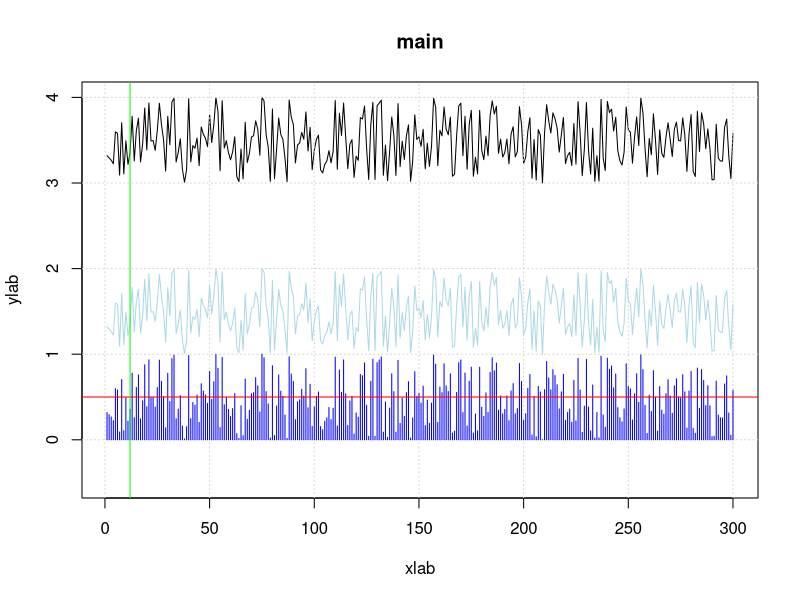
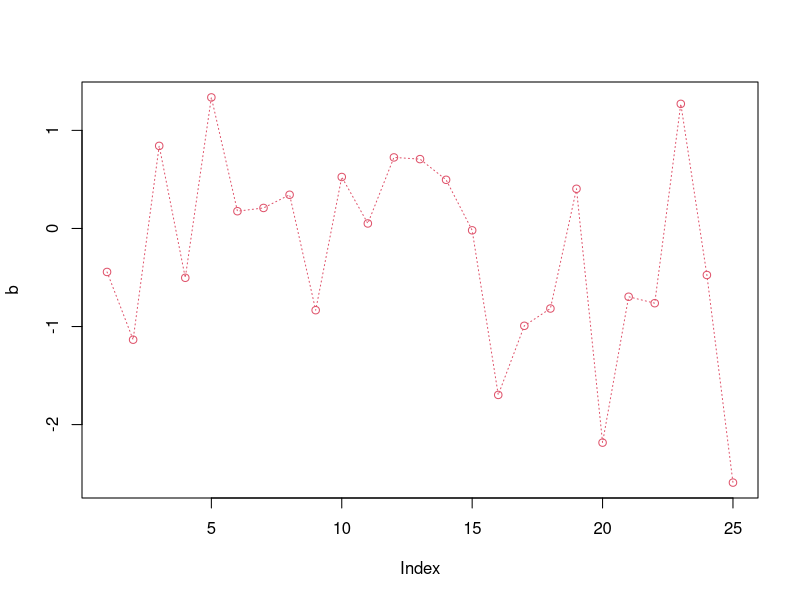
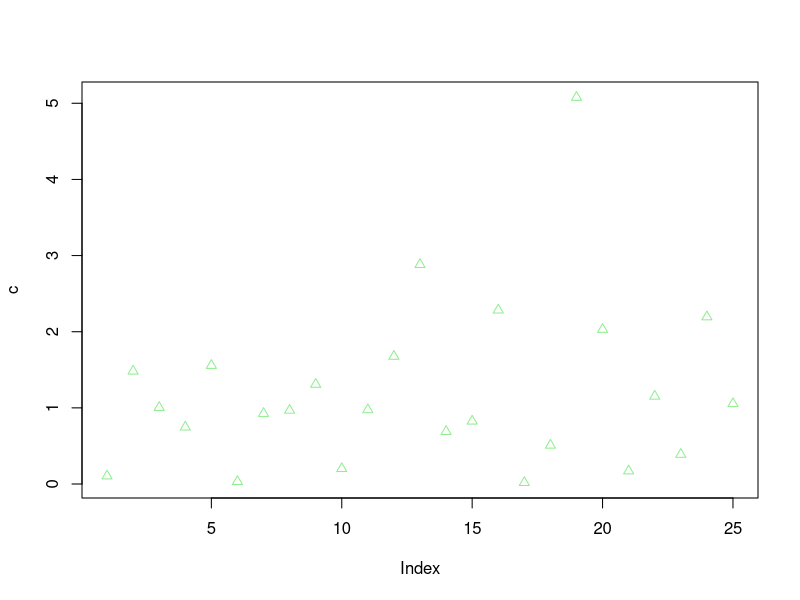
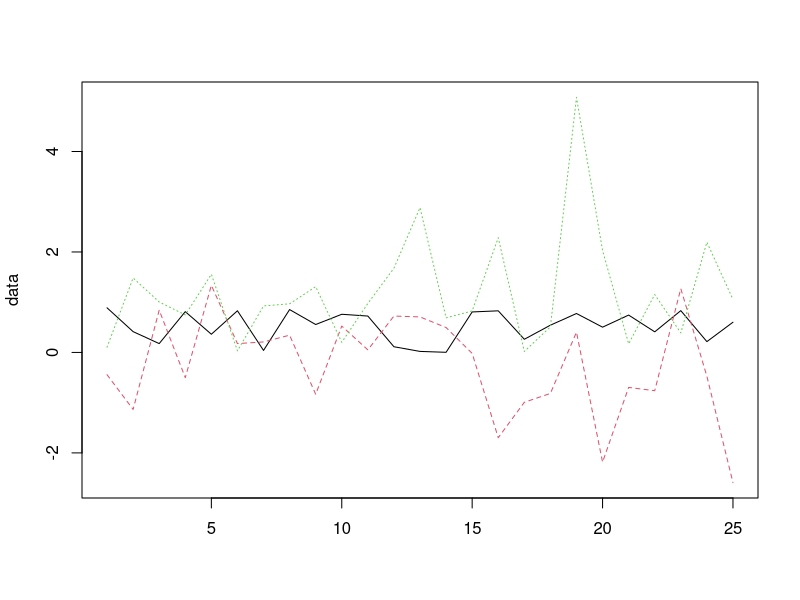
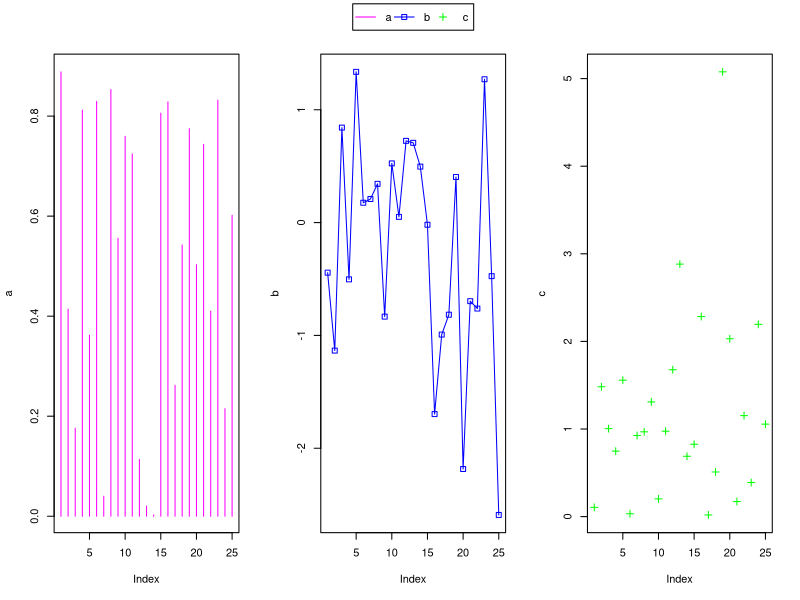
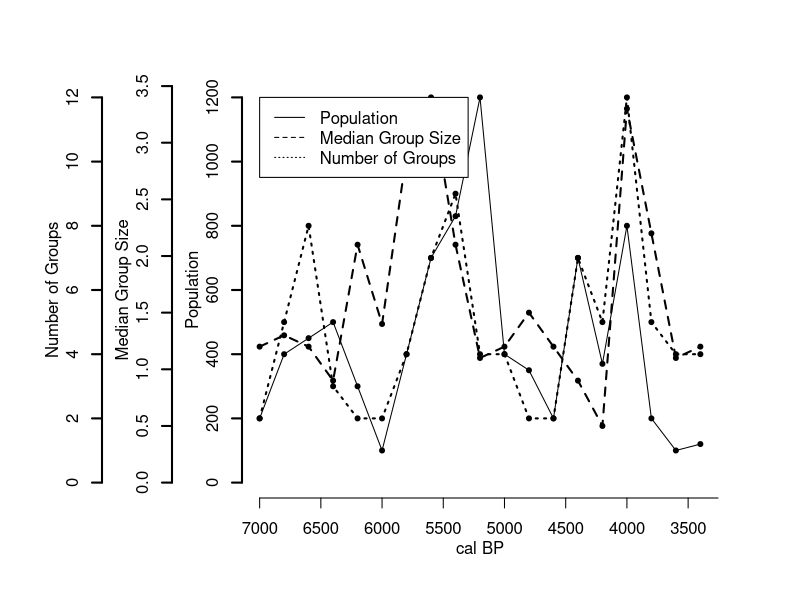
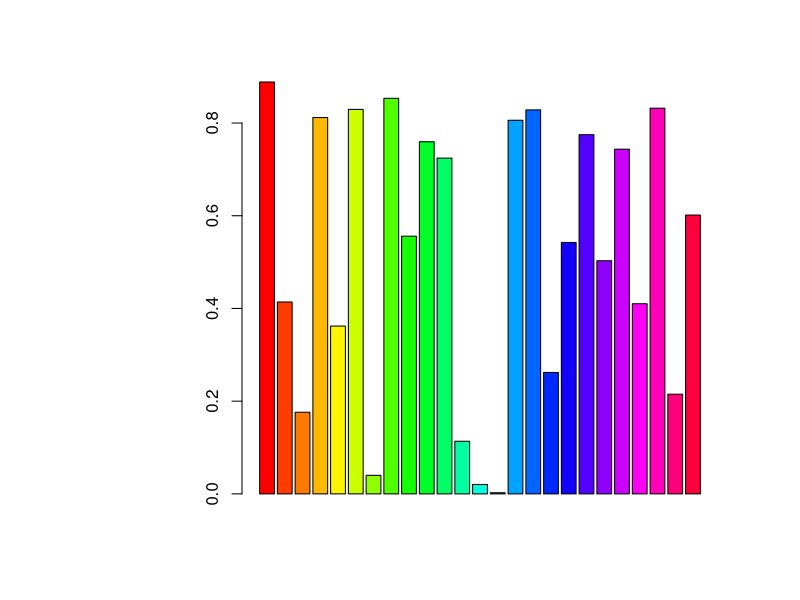
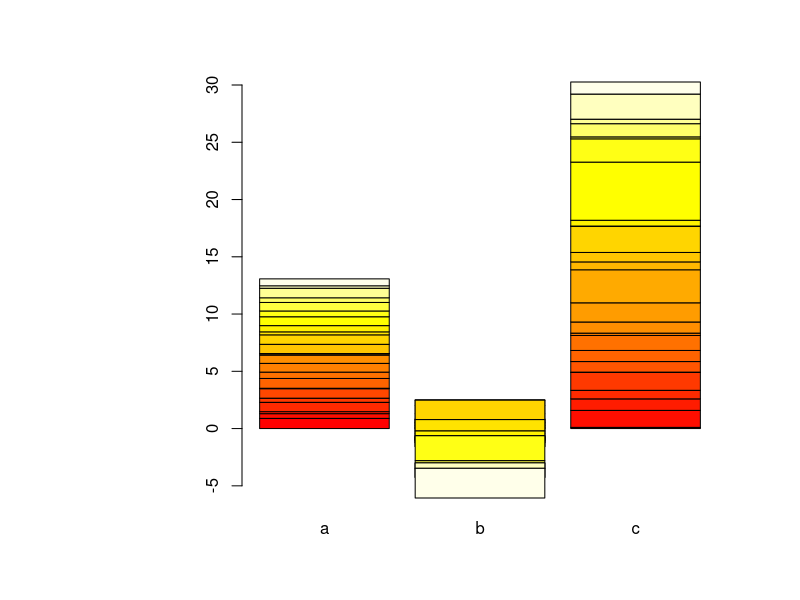

The R script that drew these images, in order:
#### plots in R

data <- data.frame(a = runif(25), b = rnorm(25), c = rexp(25))
attach(data)

### line plot
r <- runif(300) + 3
plot(r, t="l",main="main", xlab="xlab", ylab="ylab", ylim=c(-.5,4))
grid()  			
# with additional lines:
lines(x=abs(r)-2, col="lightblue")
lines(x=abs(r)-3, col="blue", t="h", pch=1)

abline(h=.5, col="red")
abline(v=12, col="green")

### line plot with different line types (lty) and colors (col)
plot(b, t="o",lty=3, col=2)


### scatter plot with different markers (pch)
plot(c, pch=2, col="lightgreen")


### plot matrix with each column one line
matplot(data, t="l")


### save plot to pdf with autogenerated dated name:
currentDateTime <- format(Sys.time(),"%Y-%m-%d_%H-%M-%S")
fileName <- paste("plot_", currentDateTime,".pdf", sep="")
pdf(file=fileName)
plot(rnorm(10,2,4), t="l", col="slateblue")
dev.off()


### multiple plots in 1 grid with one legend:
# par(xpd=TRUE) to place legend in the margins without trimming it
op <- par(mfrow=c(1,3), xpd=TRUE)
plot(a, t="h", col="magenta")
plot(b, t="o", col="blue", pch=0)
legend("bottom",inset=c(-3,1.05),names(data),pch=c(NA,0,3), lty=c(1,1,NA), 
       horiz=TRUE, col=c("magenta","blue","green"))
plot(c, pch = 3, col="green")
par(op)



### plot multiple y-axis:

time<-seq(7000,3400,-200)
pop<-c(200,400,450,500,300,100,400,700,830,1200,400,350,200,700,370,800,200,100,120)
grp<-c(2,5,8,3,2,2,4,7,9,4,4,2,2,7,5,12,5,4,4)
med<-c(1.2,1.3,1.2,0.9,2.1,1.4,2.9,3.4,2.1,1.1,1.2,1.5,1.2,0.9,0.5,3.3,2.2,1.1,1.2)


# Define Margins. The trick is to use give as much space possible on the left 
# margin (second value)
par(mar=c(5, 12, 4, 4) + 0.1)

# Plot the first time series. Notice that you don't have to draw the axis nor 
# the labels
plot(time, pop, axes=F, ylim=c(0,max(pop)), xlab="", ylab="",type="l",
     col="black", main="",xlim=c(7000,3400))
points(time,pop,pch=20,col="black")
axis(2, ylim=c(0,max(pop)),col="black",lwd=2)
mtext(2,text="Population",line=2)

# Plot the second time series. The command par(new=T) is handy here. If you just 
# need to plot two timeseries, you could also use the right vertical axis as
# well. In that case you have to substitute "2" with "4" in the functions axis() 
# and mtext(). Notice that in both functions lines is increased so that the new 
# axis and its label is placed to the left of the first one. You don't need to 
# increase the value if you use the right vertical axis.
par(new=T)
plot(time, med, axes=F, ylim=c(0,max(med)), xlab="", ylab="", 
type="l",lty=2, main="",xlim=c(7000,3400),lwd=2)
axis(2, ylim=c(0,max(med)),lwd=2,line=3.5)
points(time, med,pch=20)
mtext(2,text="Median Group Size",line=5.5)

# Plot the third time series. Again the line parameter are both further 
# increased.
par(new=T)
plot(time, grp, axes=F, ylim=c(0,max(grp)), xlab="", ylab="", 
type="l",lty=3, main="",xlim=c(7000,3400),lwd=2)
axis(2, ylim=c(0,max(grp)),lwd=2,line=7)

points(time, grp,pch=20)
mtext(2,text="Number of Groups",line=9)

# We can now draw the X-axis, which is of course shared by all the three 
# time-series.
axis(1,pretty(range(time),10))
mtext("cal BP",side=1,col="black",line=2)

#And then plot the legend.
legend(x=7000,y=12,legend=c("Population","Median Group Size","Number of Groups"),
       lty=c(1,2,3))




### bar plot:
barplot(a, col=rainbow(length(a)))
barplot(as.matrix(data), col=heat.colors(length(a)))
barplot(as.matrix(data), beside=T, col=terrain.colors(length(a)))

require("ggplot2")
?geom_bar



### histogram with density overlay:
hist(mtcars$mpg,xlab="Miles per Gallon", prob=T)
lines(density(mtcars$mpg), col="blue")


### histogram/density per group:
require("lattice")

histogram(~mtcars$mpg | as.factor(mtcars$cyl), auto.key=T)

histogram( ~ height | voice.part, data = singer,
           xlab = "Height (inches)", type = "density",
           panel = function(x, ...) {
             panel.histogram(x, ...)
             panel.mathdensity(dmath = dnorm, col = "black",
                               args = list(mean=mean(x),sd=sd(x)))
           } )

densityplot( ~ height | voice.part, data = singer, layout = c(2, 4),  
             xlab = "Height (inches)", bw = 5)



### automatic colors for lots of lines:
#names of colors are saved in colors()
colors()
length(colors())

ncol <- 5
nrow <- 100
scores <- matrix(rnorm(ncol*nrow,2,4),ncol=ncol)

# using colorRampPalette:
col <- colorRampPalette(c("tan1","tan4"))(ncol)
matplot(scores, t="l", lwd=2, col=col, lty=1)

# using palette:
palette(gray(seq(0,.9,len=ncol))) # gray scales; print old palette
matplot(scores, t="l", lwd=2, lty=1)
palette("default") # reset colors back to default




### maps



